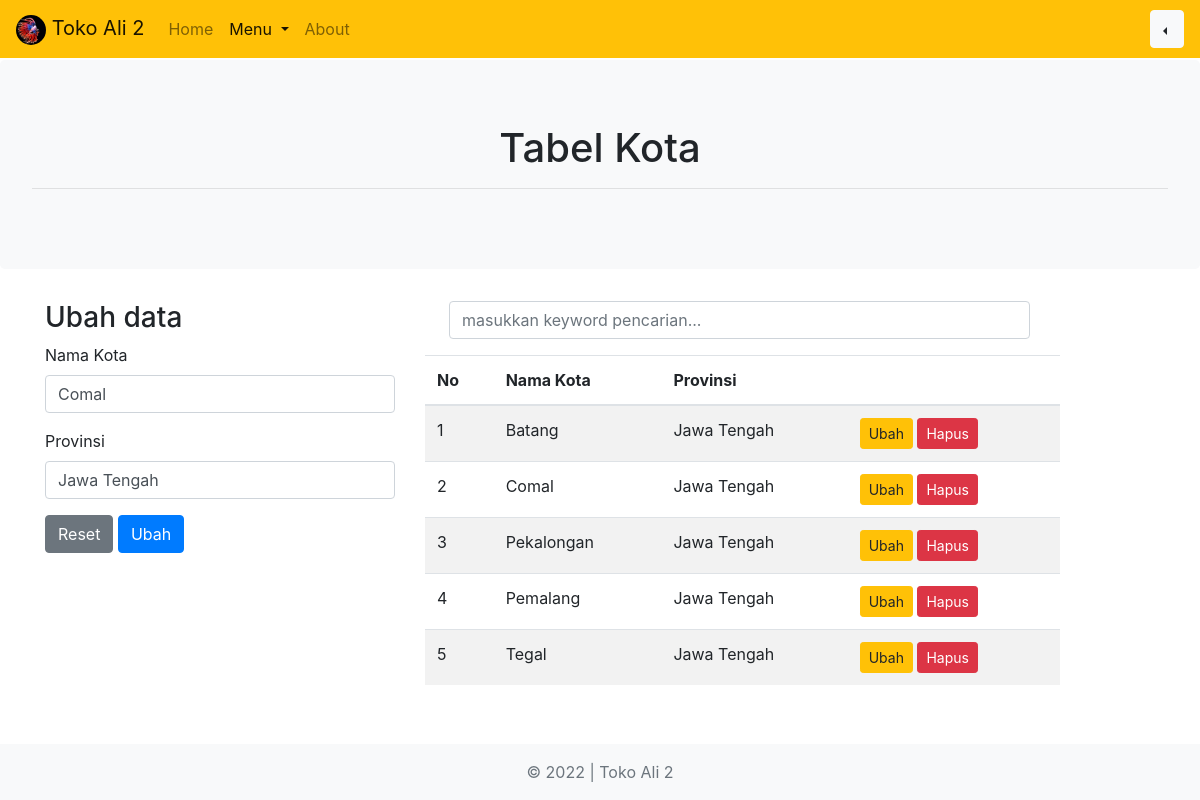
The page /php/kota.php?u=1&kd_kota=2 (signed in) on the database its author committed.
### tables this page shows
CREATE TABLE `kota` (
  `kd_kota` int(5) NOT NULL,
  `nm_kota` varchar(20) NOT NULL,
  `provinsi` varchar(20) NOT NULL
);

### php/functions.php (called while the page is built, shortened)
<?php
function koneksi()
{
  return mysqli_connect('localhost', 'root', '', 'toko_ali_2');
}
function query($query)
{
  $conn = koneksi();
  $result = mysqli_query($conn, $query);
  if (mysqli_num_rows($result) == 1) {
    return mysqli_fetch_assoc($result);
  }
  $rows = [];
  while ($row = mysqli_fetch_assoc($result)) {
    $rows[] = $row;
  }
  return $rows;
}

### php/kota.php (the view, shortened to what this page needs)
<?php
require_once "functions.php";
$kota = query("SELECT * FROM kota");
$aksi = "Tambah";
$nama = null;
$provinsi = null;
$a = null;
if (isset($_GET['u'])) {
  $id = $_GET['kd_kota'];
  $aksi = "Ubah";
  $u = query("SELECT * FROM kota WHERE kd_kota = $id ");
  $nama = $u['nm_kota'];
  $provinsi = $u['provinsi'];
  $a = "autofocus";
}
?>
<!DOCTYPE html>
<html lang="en">
<head>
  <link rel="stylesheet" href="../css/bootstrap.css">
</head>
<body class="d-flex flex-column h-100">
  <header>
    <nav class="navbar fixed-top navbar-expand-lg navbar-light bg-warning">
      <a class="navbar-brand" href="index.php">
        <img src="../img/ikan-cupang-comb-tail_169.jpeg" alt="judul" width="30px" class="shadows rounded-circle">
        Toko Ali 2
      </a>
      <div class="collapse navbar-collapse" id="navbarSupportedContent">
        <ul class="navbar-nav mr-auto">
          <li class="nav-item ">
            <a class="nav-link" href="index.php">Home <span class="sr-only">(current)</span></a>
          </li>
          <li class="nav-item active dropdown">
            <a class="nav-link dropdown-toggle" href="#" id="navbarDropdown" role="button" data-toggle="dropdown" aria-haspopup="true" aria-expanded="false">
              Menu
            </a>
          </li>
          <li class="nav-item ">
            <a class="nav-link" href="about.php">About <span class="sr-only">(current)</span></a>
          </li>
        </ul>
        <div class="dropdown dropleft">
          <button class="btn btn-light dropdown-toggle" type="button" id="dropdownMenuButton" data-toggle="dropdown" aria-haspopup="true" aria-expanded="false">
          </button>
        </div>
      </div>
    </nav>
  </header>
  <main role="main" class="flex-shrink-0">
    <div class="jumbotron text-center bg-light " style="margin-top: 60px;">
      <h1 class="">Tabel Kota</h1>
      <hr>
    </div>
    <div class="container">
      <div class="row">
        <div class="col-md-4">
          <h3 class=""><?= $aksi; ?> data</h3>
          <form action="" method="POST">
            <div class="form-group">
              <label for="nama">Nama Kota</label>
              <input type="text" class="form-control" id="nama" name="nama" required autocomplete="off" value="<?= $nama; ?>" <?= $a; ?>>
            </div>
            <div class="form-group">
              <label for="provinsi">Provinsi</label>
              <input type="text" class="form-control" id="provinsi" name="provinsi" required autocomplete="off" value="<?= $provinsi; ?>" <?= $a; ?>>
            </div>
            <button type="reset" class="btn btn-secondary">Reset</button>
            <button type="submit" class="btn btn-primary" name="<?= $aksi; ?>"><?= $aksi; ?></button>
          </form>
        </div>
        <div class="col-md-7">
          <form action="" method="POST" class=" mx-4  d-inline-block ">
            <div class="form-group ">
              <input type="text" class="form-control keyword" name="keyword" placeholder="masukkan keyword pencarian..." autocomplete="off" size="50">
            </div>
          </form>
          <div class="tabel mb-5">
            <table class="table table-striped">
              <thead>
                <tr>
                  <th>No</th>
                  <th>Nama Kota</th>
                  <th>Provinsi</th>
                  <th></th>
                </tr>
              </thead>
              <tbody>
                <?php
                $i = 1;
                foreach ($kota as $k) : ?>
                  <tr>
                    <td><?= $i++; ?></td>
                    <td><?= $k['nm_kota']; ?></td>
                    <td><?= $k['provinsi']; ?></td>
                    <td>
                      <a class="btn btn-warning btn-sm" href="?u=1&kd_kota=<?= $k['kd_kota']; ?>">Ubah</a>
                      <a class="btn btn-danger btn-sm" href="?h=1&kd_kota=<?= $k['kd_kota']; ?>" onclick="return confirm('apakah anda yakin?');">Hapus</a>
                    </td>
                  </tr>
                <?php endforeach; ?>
              </tbody>
            </table>
          </div>
        </div>
      </div>
    </div>
  </main>
  <footer class="footer mt-auto py-3  bg-light fixed-bottom">
    <div class="container text-center ">
      <span class="text-muted ">&copy; 2022 | Toko Ali 2</span>
    </div>
  </footer>
</body>
</html>

### rows shown on the page
kota: nama "Comal", provinsi "Jawa Tengah", nm_kota "Comal"
kota: nm_kota "Batang", provinsi "Jawa Tengah"
kota: nm_kota "Pekalongan", provinsi "Jawa Tengah"
kota: nm_kota "Pemalang", provinsi "Jawa Tengah"
kota: nm_kota "Tegal", provinsi "Jawa Tengah"

### other values the page prints
$aksi "Ubah"
